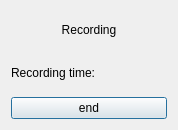
<?xml version="1.0" encoding="UTF-8"?>
<ui version="4.0">
 <class>RecordingDialog</class>
 <widget class="QDialog" name="RecordingDialog">
  <property name="geometry">
   <rect>
    <x>0</x>
    <y>0</y>
    <width>178</width>
    <height>130</height>
   </rect>
  </property>
  <property name="minimumSize">
   <size>
    <width>178</width>
    <height>130</height>
   </size>
  </property>
  <property name="maximumSize">
   <size>
    <width>178</width>
    <height>130</height>
   </size>
  </property>
  <property name="windowTitle">
   <string>Dialog</string>
  </property>
  <layout class="QVBoxLayout" name="verticalLayout">
   <item>
    <widget class="QLabel" name="mLBTime">
     <property name="text">
      <string>Recording</string>
     </property>
     <property name="alignment">
      <set>Qt::AlignCenter</set>
     </property>
    </widget>
   </item>
   <item>
    <layout class="QHBoxLayout" name="horizontalLayout">
     <item>
      <widget class="QLabel" name="mLBInfoRTime">
       <property name="text">
        <string>Recording time:</string>
       </property>
       <property name="alignment">
        <set>Qt::AlignRight|Qt::AlignTrailing|Qt::AlignVCenter</set>
       </property>
      </widget>
     </item>
     <item>
      <widget class="QLabel" name="mLBRTime">
       <property name="text">
        <string/>
       </property>
      </widget>
     </item>
    </layout>
   </item>
   <item>
    <widget class="QPushButton" name="mPBEnd">
     <property name="text">
      <string>end</string>
     </property>
    </widget>
   </item>
  </layout>
 </widget>
 <resources/>
 <connections>
  <connection>
   <sender>mPBEnd</sender>
   <signal>clicked()</signal>
   <receiver>RecordingDialog</receiver>
   <slot>onEnd()</slot>
   <hints>
    <hint type="sourcelabel">
     <x>170</x>
     <y>55</y>
    </hint>
    <hint type="destinationlabel">
     <x>399</x>
     <y>31</y>
    </hint>
   </hints>
  </connection>
 </connections>
 <slots>
  <slot>onEnd()</slot>
 </slots>
</ui>
